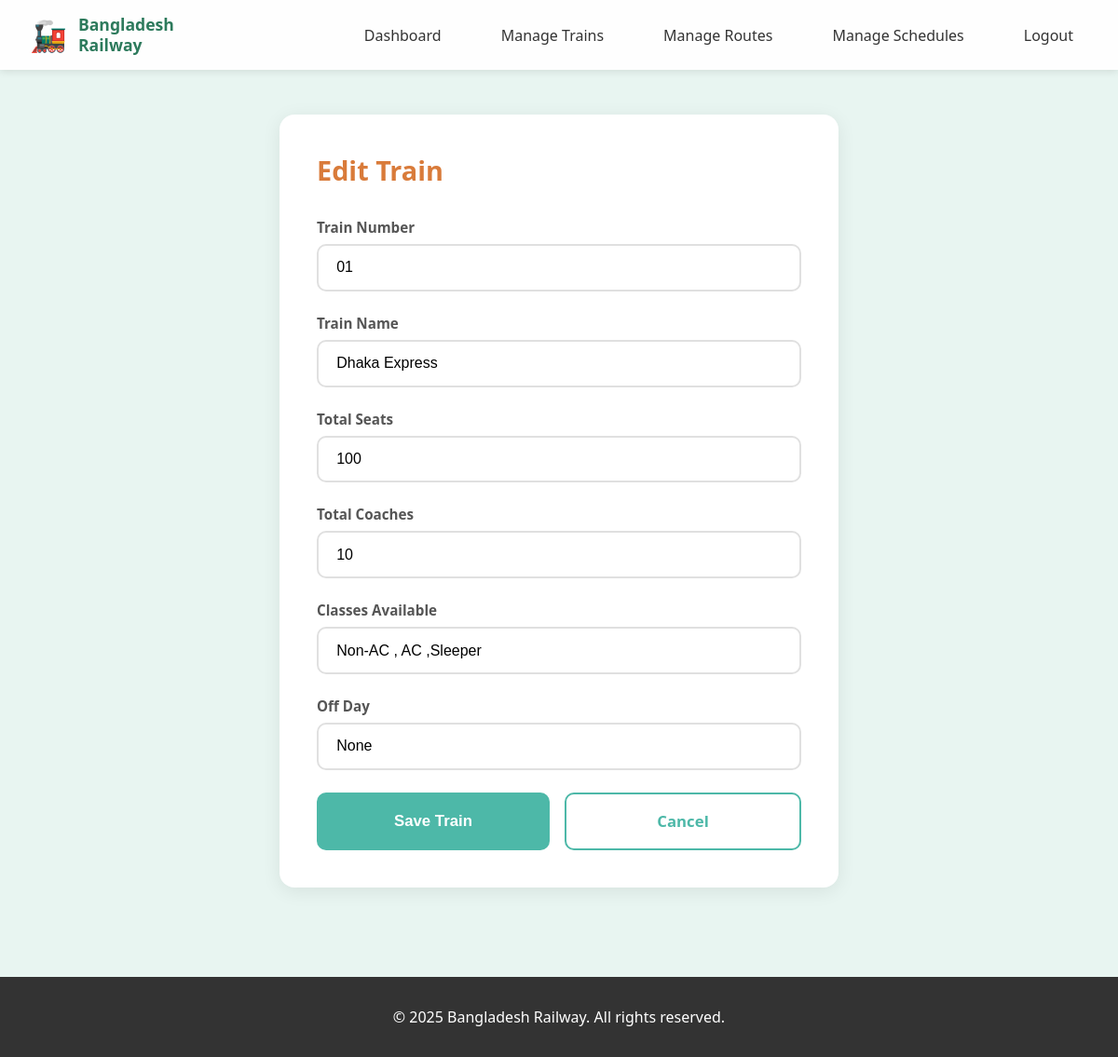
The page /manage/trains/1/edit/ (signed in) on the database its author committed.
### trains/models.py (models this page shows, shortened)
class Train(models.Model):
    CLASS_CHOICES = (
        ('AC', 'Air Conditioned'),
        ('Non-AC', 'Non Air Conditioned'),
        ('Sleeper', 'Sleeper'),
    )
    train_number = models.CharField(max_length=10, unique=True)
    train_name = models.CharField(max_length=100)
    total_seats = models.IntegerField(default=100, help_text="Total seats available")
    available_seats = models.IntegerField(default=100, help_text="Currently available seats")
    total_coaches = models.IntegerField(default=10)
    classes_available = models.CharField(max_length=100, help_text="e.g., AC,Non-AC,Sleeper")
    off_day = models.CharField(max_length=50, blank=True, null=True,
                                help_text="Days when train doesn't run (e.g., Sunday)")
    class Meta:
        ordering = ['train_name']
        verbose_name = 'Train'
        verbose_name_plural = 'Trains'

### trains/views.py (the view)
    @login_required
    def wrapper(request, *args, **kwargs):
        if not request.user.is_admin_user():
            messages.error(request, 'Access denied! Admin only.')
            return redirect('trains:home')
        return view_func(request, *args, **kwargs)

### accounts/models.py (called while the page is built)
    def is_admin_user(self):
        return self.role == 'admin'

### trains/views.py (called while the page is built, shortened)
def admin_required(view_func):
    @login_required
    def wrapper(request, *args, **kwargs):
        if not request.user.is_admin_user():
            messages.error(request, 'Access denied! Admin only.')
            return redirect('trains:home')
        return view_func(request, *args, **kwargs)
    return wrapper

@admin_required
def admin_train_edit(request, train_id):
    train = get_object_or_404(Train, id=train_id)
    return render(request, 'trains/admin/train_form.html', {'train': train})

### templates/trains/admin/train_form.html (shortened to what this page needs)
{% extends 'base.html' %}
{% block content %}
<div class="container">
    <div style="max-width: 600px; margin: 2rem auto;">
        <div class="search-card">
            <h2 style="color: #D97B3A; margin-bottom: 2rem;">{% if train %}Edit{% else %}Add New{% endif %} Train</h2>
            <form method="POST">
                <div class="form-group">
                    <label>Train Number</label>
                    <input type="text" name="train_number" value="{{ train.train_number }}" required>
                </div>
                <div class="form-group">
                    <label>Train Name</label>
                    <input type="text" name="train_name" value="{{ train.train_name }}" required>
                </div>
                <div class="form-group">
                    <label>Total Seats</label>
                    <input type="number" name="total_seats" value="{{ train.total_seats|default:100 }}" required>
                </div>
                <div class="form-group">
                    <label>Total Coaches</label>
                    <input type="number" name="total_coaches" value="{{ train.total_coaches|default:10 }}" required>
                </div>
                <div class="form-group">
                    <label>Classes Available</label>
                    <input type="text" name="classes_available" value="{{ train.classes_available }}"
                        placeholder="AC,Non-AC,Sleeper" required>
                </div>
                <div class="form-group">
                    <label>Off Day</label>
                    <input type="text" name="off_day" value="{{ train.off_day }}" placeholder="Sunday,Monday">
                </div>
                <div style="display: flex; gap: 1rem;">
                    <button type="submit" class="btn btn-success" style="flex: 1;">Save Train</button>
                    <a href="{% url 'trains:admin_train_list' %}" class="btn btn-outline"
                        style="flex: 1; text-align: center; text-decoration: none;">Cancel</a>
                </div>
            </form>
        </div>
    </div>
</div>
{% endblock %}

### static/css/style.css (style rules this page uses)
* { margin: 0; padding: 0; box-sizing: border-box; }
body { font-family: 'Segoe UI', Tahoma, Geneva, Verdana, sans-serif; background: #e8f5f1; min-height: 100vh; color: #333; }
.container { max-width: 1200px; margin: 0 auto; padding: 1rem 2rem; }
.search-card { background: white; padding: 2.5rem; border-radius: 16px; box-shadow: 0 4px 20px rgba(0, 0, 0, 0.08); }
.search-card h2 { color: #2D7A5C; margin-bottom: 1.5rem; font-size: 1.8rem; font-weight: 700; }
.form-group { margin-bottom: 1.5rem; }
.form-group label { display: block; margin-bottom: 0.5rem; color: #555; font-weight: 600; font-size: 0.95rem; }
.form-group input, .form-group select, .form-group textarea { width: 100%; padding: 0.9rem 1.2rem; border: 2px solid #E0E0E0; border-radius: 10px; font-size: 1rem; transition: all 0.3s ease; background: white; }
.btn { padding: 1.1rem 2.5rem; border: none; border-radius: 10px; font-size: 1.05rem; font-weight: 600; cursor: pointer; transition: all 0.3s ease; text-decoration: none; display: inline-block; }
.btn-primary, .btn-success, .btn-secondary { background: #4db8a8; color: white; }
.btn-outline { background: white; color: #4db8a8; border: 2px solid #4db8a8; }

### rows shown on the page
Train: train_number "01", train_name "Dhaka Express", total_seats "100", total_coaches "10", classes_available "Non-AC , AC ,Sleeper", off_day "None"
